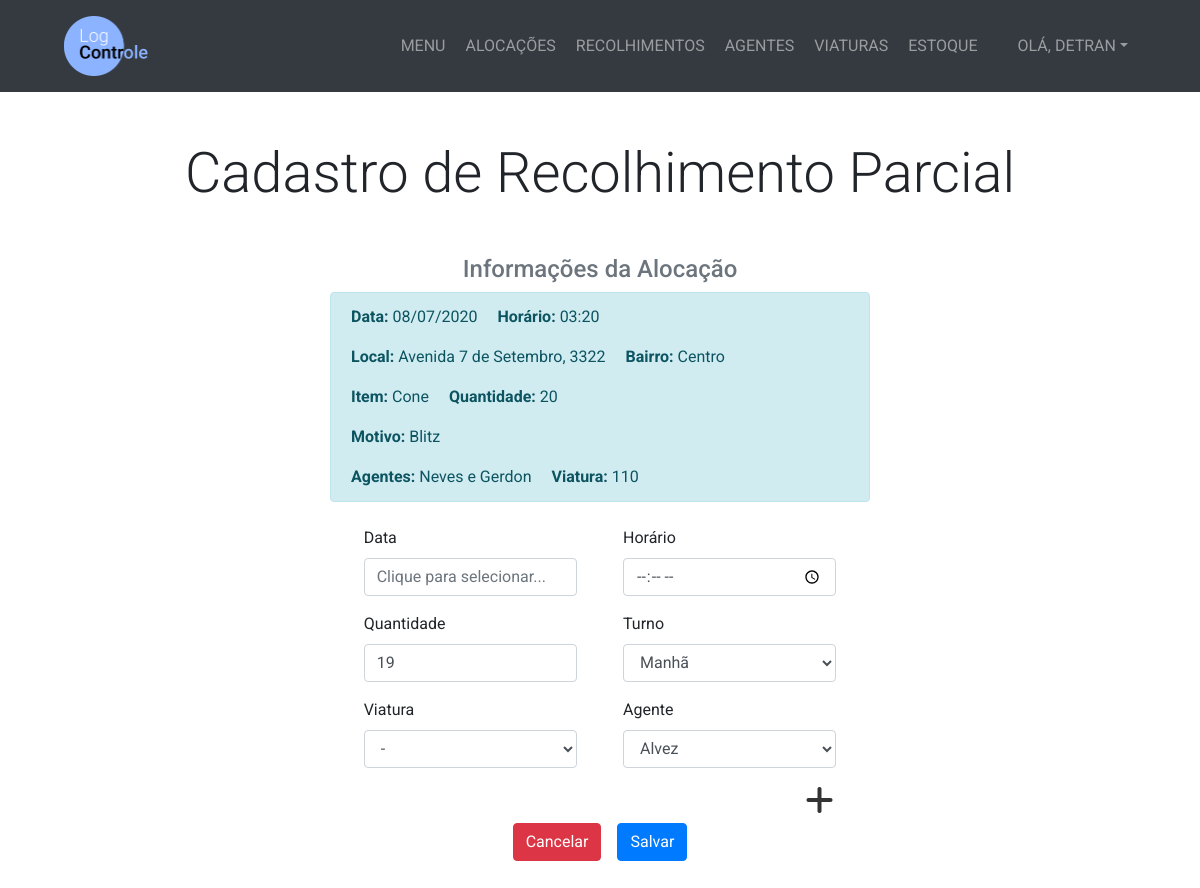
Before: /recolhimento/32/cadastar-parcial/ (signed in) with the older database file.
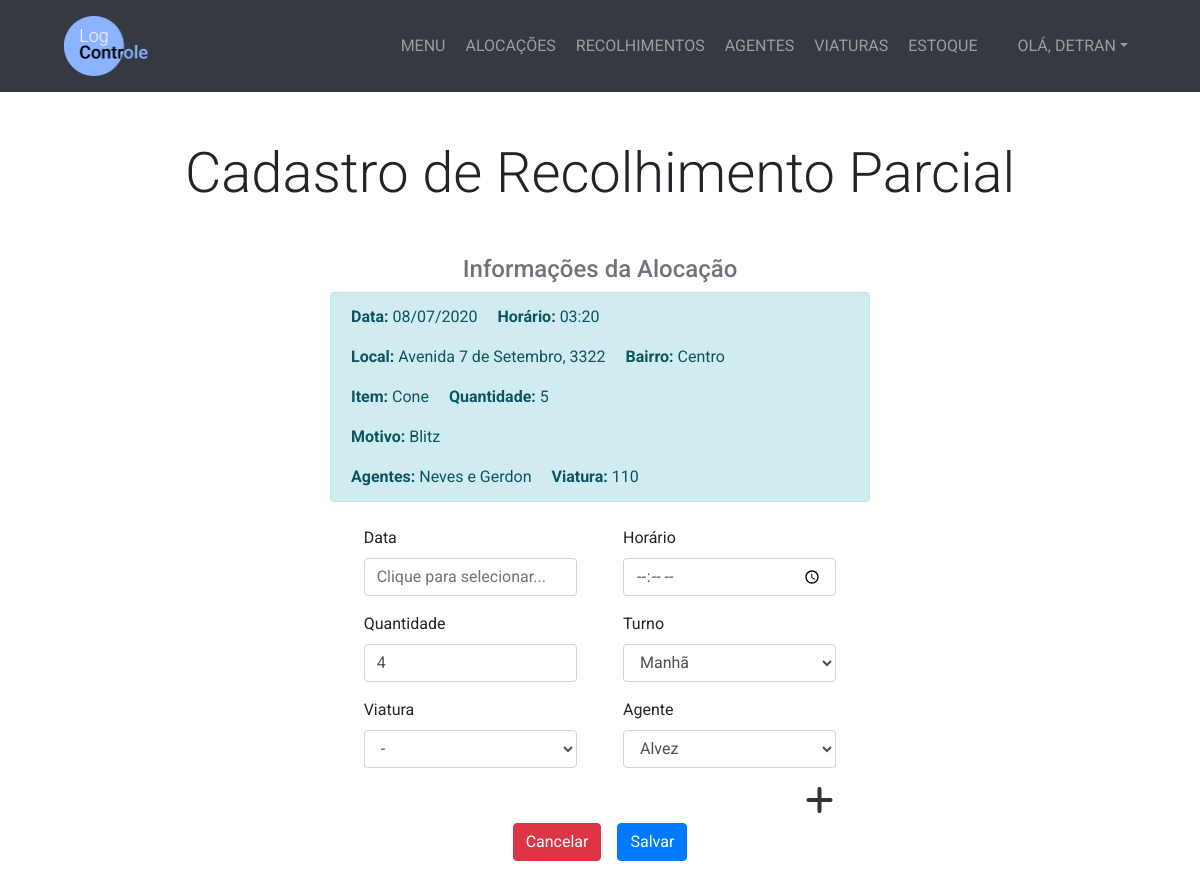
After: the same page with the newer database file.
### management/models.py (models this page shows, shortened)
class Alocacao(models.Model):
    TURNO_CHOICES = (
        ('Manhã', 'Manhã'),
        ('Tarde', 'Tarde'),
        ('Noite', 'Noite'),
        ('Madrugada', 'Madrugada')
    )
    STATUS_CHOICES = (
        ('Aberto', 'Aberto'),
        ('Fechado', 'Fechado'),
        ('Desativado', 'Desativado')
    )
    data = models.DateField()
    horario = models.TimeField()
    item = models.ForeignKey(Item, on_delete=models.PROTECT)
    quantidade = models.IntegerField()
    turno = models.CharField(max_length=10, choices=TURNO_CHOICES)
    viatura = models.ForeignKey(Viatura, on_delete=models.PROTECT, blank=True, null=True)
    rua = models.CharField(max_length=200)
    numero = models.CharField(max_length=10)
    bairro = models.CharField(max_length=25)
    complemento = models.CharField(max_length=25, blank=True)
    motivo = models.CharField(max_length=100, blank=True)
    cadastrador = models.ForeignKey(User, on_delete=models.PROTECT)
    status = models.CharField(max_length=11, choices=STATUS_CHOICES, default='Fechado')

class Item(models.Model):
    nome = models.CharField(max_length=100)

class Viatura(models.Model):
    numero = models.IntegerField()
    placa = models.CharField(max_length=7)
    def __str__(self):
        return str(self.numero)

### management/views.py (the view, shortened to what this page needs)
# urls.py: path('recolhimento/<int:pk_alocacao>/cadastar-parcial/', views.cadastrar_recolhimento_parcial, name='cadastrar_recolhimento_parcial'),
@login_required
def cadastrar_recolhimento_parcial(request, pk_alocacao):
    alocacao = get_object_or_404(Alocacao, pk=pk_alocacao)
    agentesalocacao = AlocacaoAgente.objects.filter(alocacao_id=alocacao.id)
    agentes = Agente.objects.all().order_by('gritodeguerra')
    viaturas = Viatura.objects.all().order_by('numero')
    quantidade_max = alocacao.quantidade - 1
    if len(agentesalocacao) == 1:
        agentesalocacao = ('{}' .format(agentesalocacao[0].agente.gritodeguerra))
    else:
        agentesalocacao = ('{} e {}' .format(agentesalocacao[0].agente.gritodeguerra, agentesalocacao[1].agente.gritodeguerra))
    if request.method == 'GET':
        return render(request, 'management/cadastrar_recolhimento_parcial.html',
                {'alocacao':alocacao, 'agentesalocacao':agentesalocacao, 'agentes':agentes, 'viaturas':viaturas, 'quantidade_max':quantidade_max}
            )

### management/templates/management/cadastrar_recolhimento_parcial.html (shortened to what the changed rows need)
{% extends 'management/base.html' %}
{% block content %}
  <section class="py-5">
    <div class="container">
      <h1 class="display-4 text-center mb-5">Cadastro de Recolhimento Parcial</h1>
      <div class="row justify-content-center">
        <div class="col-lg-6">
          <div class="alert alert-info">
            <p>
              <span class="mr-3"><strong>Data:</strong> {{ alocacao.data|date:'d/m/Y' }}</span>
              <span><strong>Horário:</strong> {{ alocacao.horario|date:'H:i' }}</span>
            </p>
            <p>
              <span class="mr-3"><strong>Local:</strong> {{ alocacao.rua|truncatechars:35 }}, {{ alocacao.numero }}</span>
              <span><strong>Bairro:</strong> {{ alocacao.bairro }}</span>
            </p>
            <p>
              <span class="mr-3"><strong>Item:</strong> {{ alocacao.item.nome }}</span>
              <span><strong>Quantidade:</strong> {{ alocacao.quantidade }}</span>
            </p>
            <p><strong>Motivo:</strong> {{ alocacao.motivo }}</p>
            <p class="mb-0">
              <span class="mr-3"><strong>Agentes:</strong> {{ agentesalocacao }}</span>
              {% if alocacao.viatura %}
                <span><strong>Viatura:</strong> {{ alocacao.viatura }}</span>
              {% endif %}
            </p>
          </div>
        </div>
      </div>
      <div class="row justify-content-center mt-2">
        <div class="col-lg-8">
          <form method="POST" autocomplete="off">
            <div class="d-flex justify-content-center">
              <div class="col-lg-4 mr-3">
                <div class="form-group">
                  <label for="quantidade">Quantidade</label>
                  <input type="number" name="quantidade" class="form-control" value="{{ quantidade_max }}" min="1" max="{{ quantidade_max }}" required>
                </div>
              </div>
            </div>
          </form>
        </div>
      </div>
    </div>
  </section>
{% endblock %}

Changed rows visible on the page:
changed Alocacao "Avenida 7 de Setembro": quantidade "20" → "5"
Other visible differences:
form field quantidade: "19" → "4"
